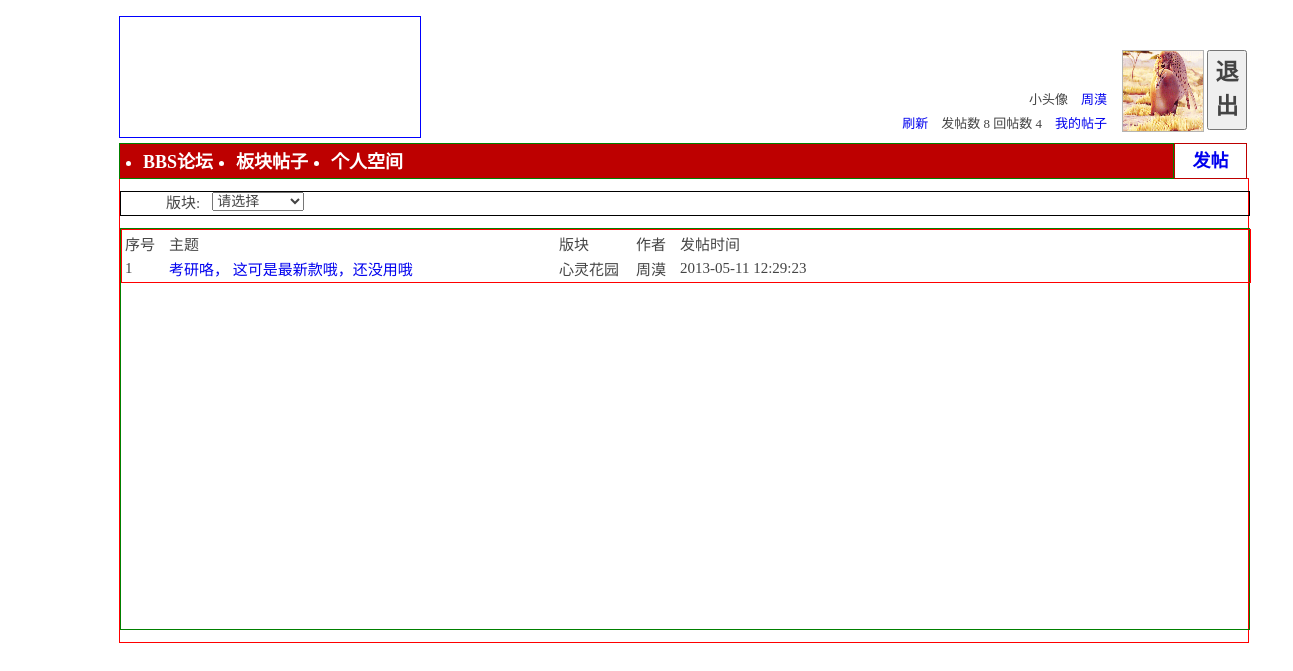
The app's page /fd_bbs/faces/PlateHandle.php?plate_name=心灵花园 (signed in) with its own data.
### tables this page shows
CREATE TABLE IF NOT EXISTS `title` (
  `title_id` bigint(20) NOT NULL AUTO_INCREMENT,
  `plate_name` varchar(32) NOT NULL,
  `auther` varchar(32) NOT NULL,
  `theme` varchar(128) NOT NULL,
  `content` text NOT NULL,
  `title_time` datetime NOT NULL,
  PRIMARY KEY (`title_id`),
  KEY `ti1` (`plate_name`),
  KEY `ti2` (`auther`)
);

### fd_bbs/faces/PlateHandle.php (the view, shortened to what this page needs)
<html>
<head>
<link rel="stylesheet" type="text/css" href="css/PlateHandle.css"/>
</head>
<body>
<?php
	$grade=$_SESSION['grade'];
	$username=$_SESSION['username'];
	$whichPlate=$_SESSION['whichPlate'];
	$pic=$_SESSION['pic'];
	$plate_name=$_GET['plate_name'];
	require_once '../PhpBackstage/Sql_handle.php';
	$sql=new SqlTool();
	$sentence_area="select theme,plate_name,auther,title_time,title_id from title where plate_name='".$plate_name."'";
	$res=$sql->dql_handle($sentence_area);
	$cols=mysql_num_fields($res);
	$ct_shenghuo="select plate_name from plate";
	$ress=$sql->dql_handle($ct_shenghuo);
	$of_title="select title_id from title where auther='".$username."'";
	$of_replytitle="select reply_id from reply_title where reply_people='".$username."'";
	$res_numof_title=$sql->dql_handle($of_title);
	$res_numof_replytitle=$sql->dql_handle($of_replytitle);
	$numof_title=mysql_num_rows($res_numof_title);
	$numof_replytitle=mysql_num_rows($res_numof_replytitle);
?>
<div class="main">
	<div class="div1">
		<div class="head_pic"></div>
		<div class="head_user">
			<div>
				<form action="../PhpBackstage/quit.php" method="post">
					<button  class="quit" title="返回登录">退出</button>
				</form>
			</div>
			<div class="user_pic"><a href="UserSpace.php">
			<?php
				if($pic=="no")
				{
					echo "<img src=\"../imges/1.jpg\" style=\"width:100%;height:100%\"/>";
				}
				else
				{
					echo "<img src=\"$pic\"style=\"width:100%;height:100%\"/>";
				}
			?>
			</a></div>
			<div class="user_info">
				<div class="user_info1"><span>小头像　<a href="UserSpace.php"><?php echo "$username";?></a></span></div>
				<div class="user_info2"><span><a href="MainPage.php">刷新　</a></span><span>发帖数&nbsp;<?php echo $numof_title;?></span>
				<span>回帖数&nbsp;<?php echo $numof_replytitle;?>　</span><a href="UserSpace.php"><span>我的帖子</span></a></div>
			</div>
		</div>
	</div>
	<div class="div2">
		<div class="trabecula">
			<ul>
			<li><a href="MainPage.php" title="首页"><span>BBS论坛</span></a></li>
			<li><a href="PlateHandle.php?plate_name=<?php echo $whichPlate;?>"title="版块帖子"><span>板块帖子</span></a></li>
			<li><a href="UserSpace.php" title="个人空间"><span>个人空间</span></a></li>
			</ul>
		</div>
		<div class="post_message"><a href="PostMessage.php"><span>发帖</span></a></div>
	</div>
	<div class="div3">
		<div class="theme">
			<span style="float:left;margin-left:45px;margin-right:12px;font-size:15px">版块:</span>
			<?php
				echo "<select onchange=\"cha(this.options[this.options.selectedIndex].value)\">";
				echo "<option value=\"\">请选择</option>";
				for($i=0;$i<$row=mysql_fetch_row($ress);$i++)
				{
					if($row[0]=="")
					{
						continue;
					}
				}
				echo "</select>";
			?>
		</div>
		<div class="message">
		<?php
			echo "<table style=\"table-layout:fixed;border:1px solid red;font-size:15px;width:1130px;display:block\">";
					echo "<tr>";
					for($i=-1;$i<=$cols;$i++)
					{
						switch($i)
						{
							case '-1':
								echo "<td style=\"width:40px;\">序号</td>";
								break;
							case '0':
								echo "<td style=\"width:386px;\">主题</td>";
								break;
							case '1':
								echo "<td style=\"width:73px;\">版块</td>";
								break;
							case '2':
								echo "<td style=\"width:40px;\">作者</td>";
								break;
							case '3':
								echo "<td style=\"width:168px;\">发帖时间</td>";
								break;
							case '4':
								{
									if($grade=="管理员"||($whichPlate==$plate_name))
									{
										echo "<td style=\"width:100px;\">处理</td>";
										break;
									}
								}
						}
					}
					echo "</tr>";
					for($i=1;$i<=$row=mysql_fetch_row($res);$i++)
					{
						echo "<tr>";
						for($j=-1;$j<$cols;$j++)
						{
							if($j==-1)
							{
								echo "<td>$i</td>";
							}
							else if($j!=($cols-1))
							{
								if($j==0)
								{
									echo "<td style=\"overflow:hidden;white-space:nowrap;\">";
									echo "<a href=\"SomeMessage.php?id=$row[4]&page=0&numofpage=0&endnum=0\">$row[$j]</a>";
									echo "</td>";
								}
								else
								{
									echo "<td>$row[$j]</td>";
								}
							}
							else
							{
								if($grade=="管理员"||($grade=="版主"&&$whichPlate==$plate_name))
								{
									echo "<td><a href=\"../PhpBackstage/Self_info_handle.php?post_reply=1&id=$row[$j]\">删除</a>/
									<a href=\"Self_tiezi_change.php?post_reply=1&id=$row[$j]\">修改</a></td>";
								}
							}
						}
						echo "</tr>";
					}
					echo "</table>";
				?>
		</div>
	</div>
</div>
</body>
</html>

### fd_bbs/faces/css/PlateHandle.css (style rules this page uses)
body, input, button, select, textarea { font: 12px/1.5 Tahoma,'Microsoft Yahei','Simsun'; font-family: Tahoma, 'Microsoft Yahei', Simsun; font-size: 14px; font-style: normal; font-variant: normal; font-weight: normal; line-height: 1.5; color: #444; }
body { padding:0px; }
body, ul, li { padding-left: 0px; }
a { text-decoration:none; }
.main { // border:1px solid red; width:1200; height:auto; margin-left:75px; margin-right:74px; }
.div1 { margin-top:12px; height:130px; }
.user_info { //border:1px solid red; width:223px; height:80px; float:right; }
.user_info,.user_pic,.quit { margin-top:20px; }
.user_info1 { margin-top:40px; width:auto; height:12px; float:right; }
.user_info2 { margin-top:12px; width:auto; float:right; }
.user_info1,.user_info2 { margin-right:12px; font-size:13px; }
.user_pic { margin-left:3px; float:right; width:80px; height:80px; border:1px solid #B4B4B4; }
.quit { font-size:23px; font-weight:bold; font-family:'华文新魏'; //border:1px solide red; width:40px; height:80px; margin-left:3px; margin-bottom:0px; float:right; }
.div2 { margin-top:1px; height:34px; //border:1px solid #B4B4B4; }
.div3 { margin-top:1px; height:400px; border:1px solid red; }
.div1,.div2,.div3,.div4 { //border:1px solid red; width:94%; margin-left:3%; margin-right:3%; }
.head_pic { width:300px; height:120px; margin-top:4px; margin-bottom:4px; border:1px solid blue; float:left; }
.head_user { //border:1px solid red; width:430px; height:120px; margin-top:4px; margin-bottom:4px; float:right; }
.trabecula { border:1px solid green; width:1053px; height:100%; background:#BD0000; float:left; }
.trabecula li { float:left; line-height:8px; margin-left:23px; color:white; }
.trabecula a { color:white; }
.post_message { border:1px solid #BD0000; //color:black; float:right; width:71px; height:100%; line-height:34px; text-align:center; }
.post_message,.trabecula li { font-size:18px; font-weight:bold; }
.div3 { height:auto; }
.theme { margin-top:12px; border:1px solid black; width:100%; height:23px; }
.message { margin-top:12px; margin-bottom:12px; border:1px solid green; width:100%; height:400px; }

### records on screen
title: theme "考研咯， 这可是最新款哦，还没用哦", plate_name "心灵花园", auther "周漠", title_time "2013-05-11 12:29:23"

### other values on screen
$username "周漠"
$numof_title "8"
$numof_replytitle "4"
